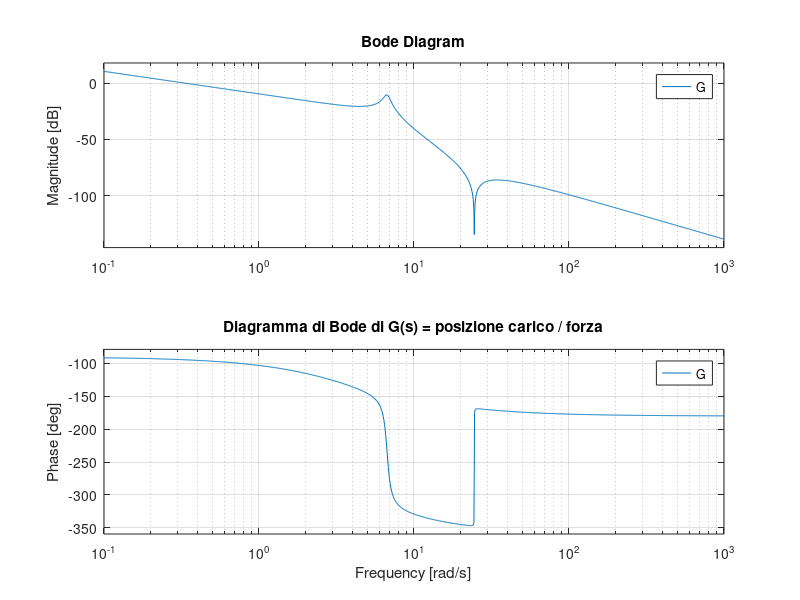
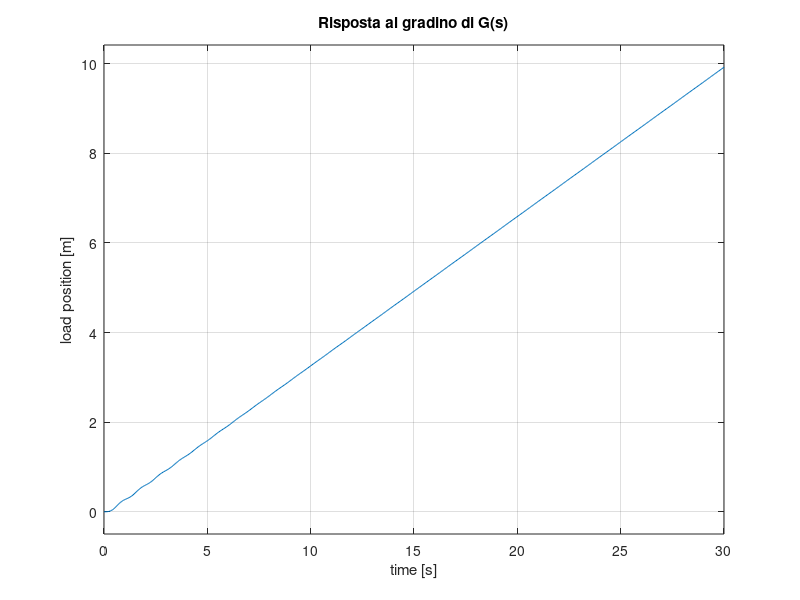
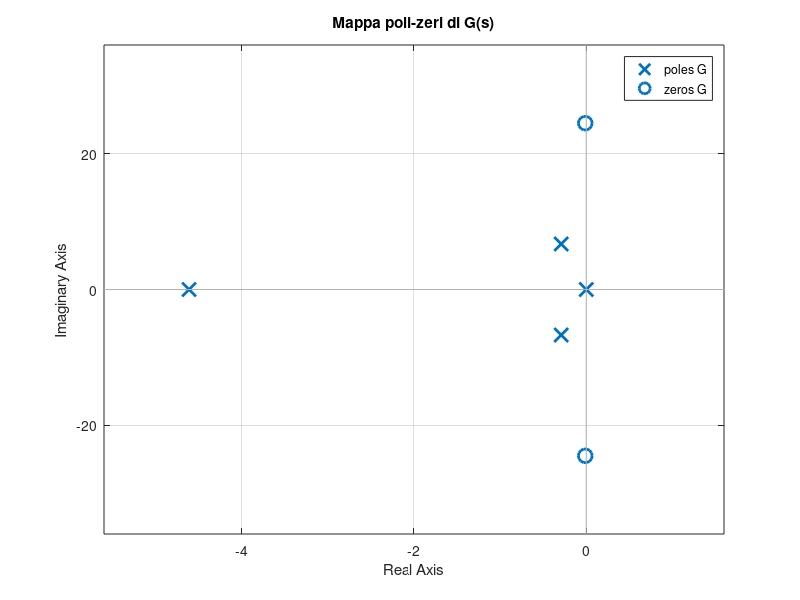

MATLAB code for these plots, in order:
clear all
clc
close all

%% Parametri

l       = 0.229;
M       = 0.57;
m       = 0.119;
mtot    = M + m;

J       = 4.458e-4;
Jtot    = m*l^2 + J;

cm      = 3;
cp      = 1e-5;
g       = 9.81;

s = tf('s');

%% Caricamento modello linearizzato fornito

load('carroponte_param')

% Stato del modello fornito:
% x = [s theta s_dot theta_dot]
%
% Uscita controllata:
% y_load = s + l*sin(theta) ~= s + l*theta

C_load = [1 l 0 0];
D_load = 0;

sys_load = ss(A, B, C_load, D_load);

G = minreal(tf(sys_load));

%% Stampa funzione di trasferimento
fprintf('\n--- Forma di Evans di G(s) ---\n')
G_zpk = zpk(G);
G_zpk

fprintf('\n--- Poli di G ---\n');
disp(pole(G))

fprintf('\n--- Zeri di G ---\n');
disp(zero(G))

[numG, denG] = tfdata(G, 'v');

fprintf('\n--- Numeratore G ---\n');
disp(numG)

fprintf('\n--- Denominatore G ---\n');
disp(denG)

%% Grafico Bode di G(s)

figure
bode(G)
grid on
title('Diagramma di Bode di G(s) = posizione carico / forza')

%% Grafico risposta al gradino di G(s)

figure
step(G)
grid on
title('Risposta al gradino di G(s)')
xlabel('time [s]')
ylabel('load position [m]')

%% Mappa poli-zeri

figure
pzmap(G)
grid on
title('Mappa poli-zeri di G(s)')
